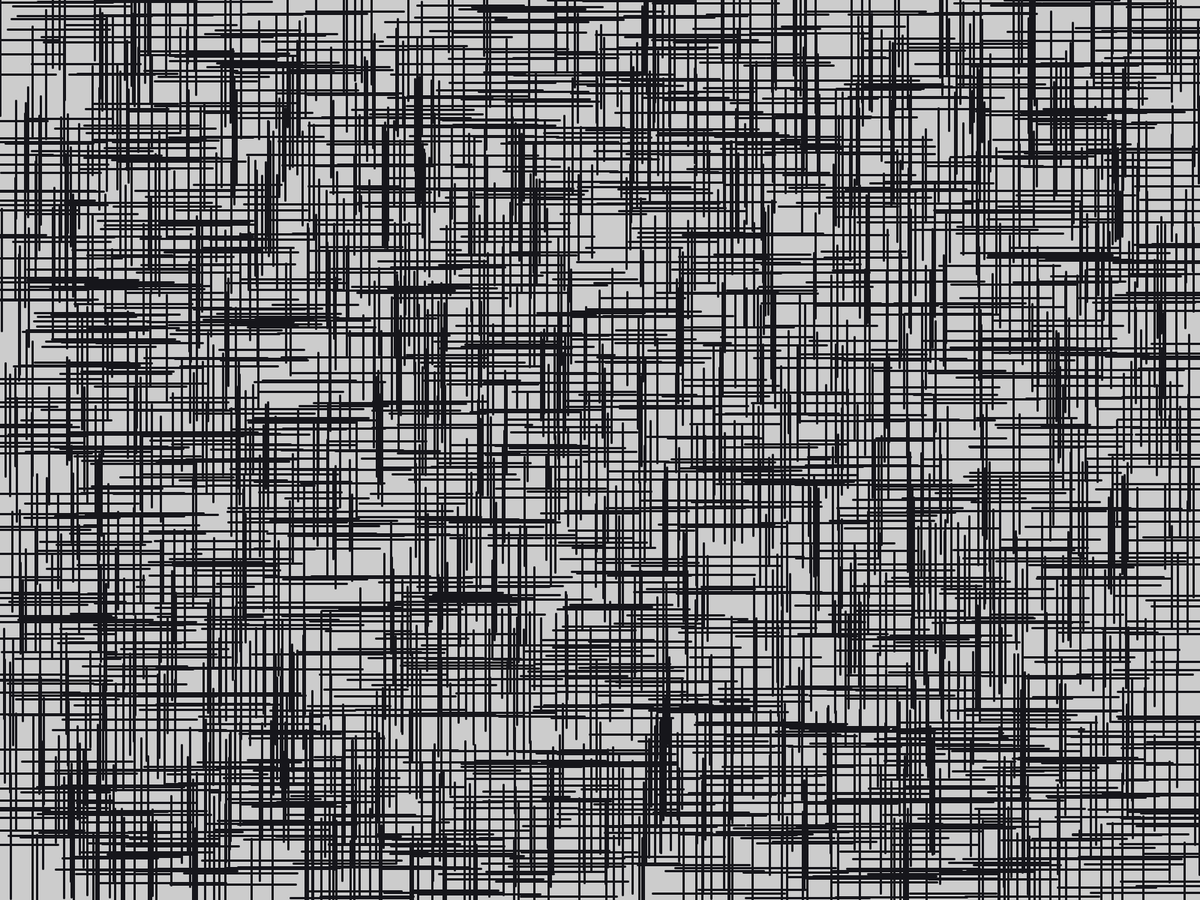
Frame 1 (no input)
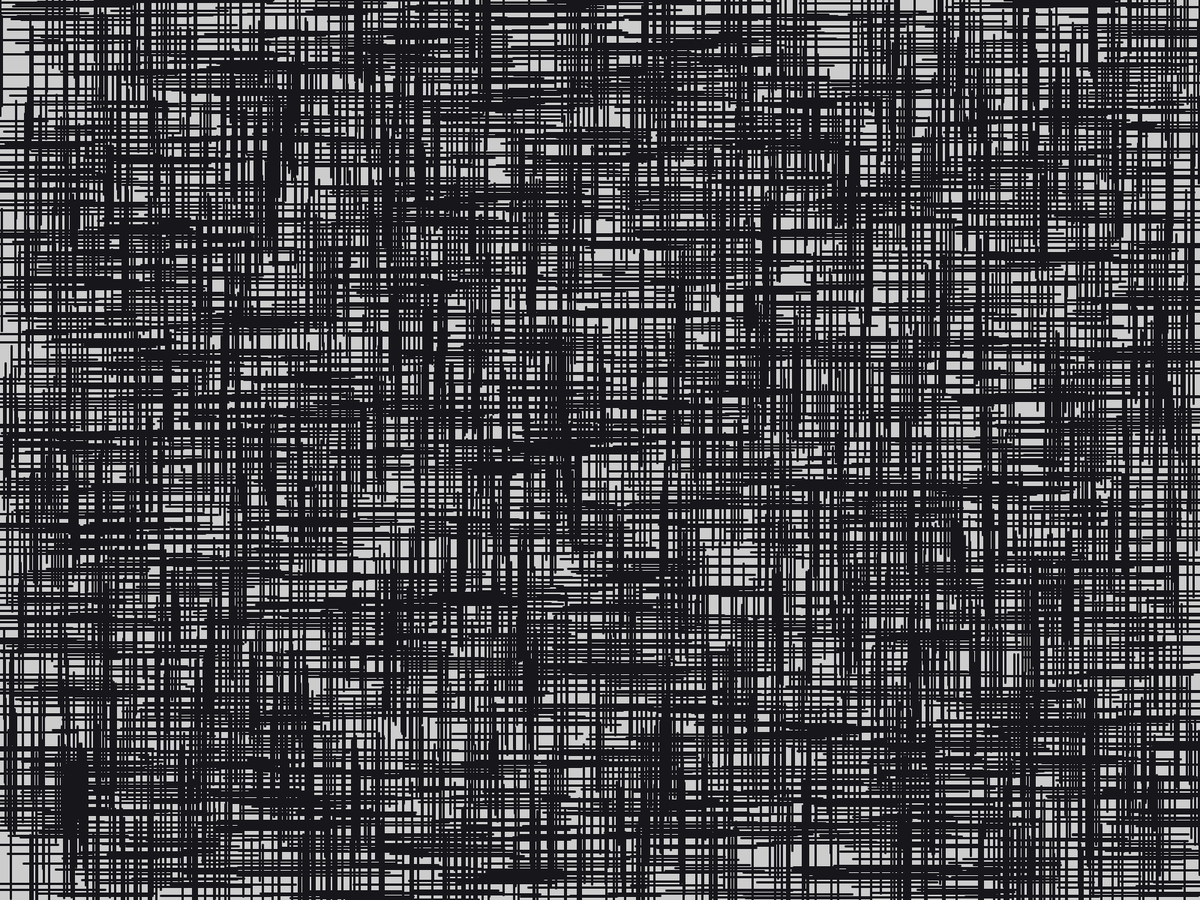
Frame 2 (the mouse pressed at the canvas centre, redrawn once)

The Processing sketch that drew these frames (run headless with seeded random() and noise(); the mouse was pressed at the canvas centre and the sketch redrawn once):

// Processing sketch: textilePattern1
// ── textilePattern1.pde
int density = 3000;
void setup(){
  fullScreen();
  stroke(#16161b);
  strokeWeight(3);
  noLoop();
}

void draw(){
  for(int i = 0; i<=density;i++){
    float x = random(width);
    float y = random(height);
    float p = random(1); // probability
    line(x,y, p);
  }
  save("textilePattern1.png");
}
void line(float x, float y, float p){
  float l = random(55,90);
  if(p <= 0.5){
    line(x,y-l,x,y+l);
  }else{
    line(x-l,y,x+l,y);
  }
}
